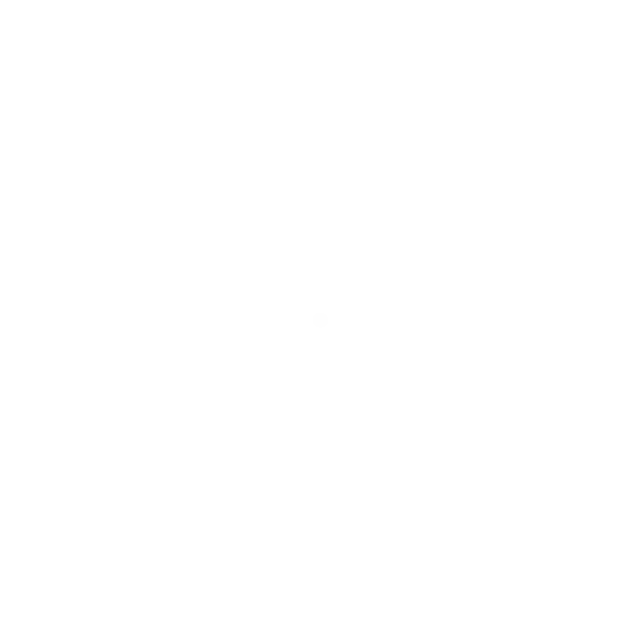
Frame 1 (no input)
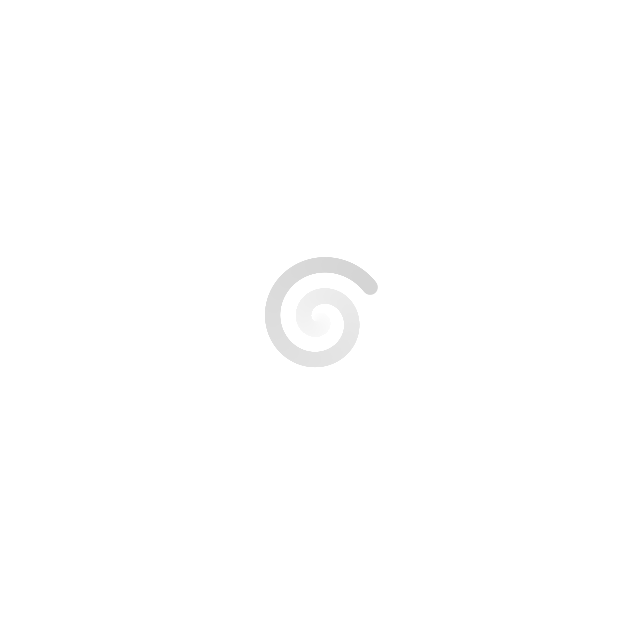
Frame 60 (the mouse pressed at the canvas centre just before this capture)
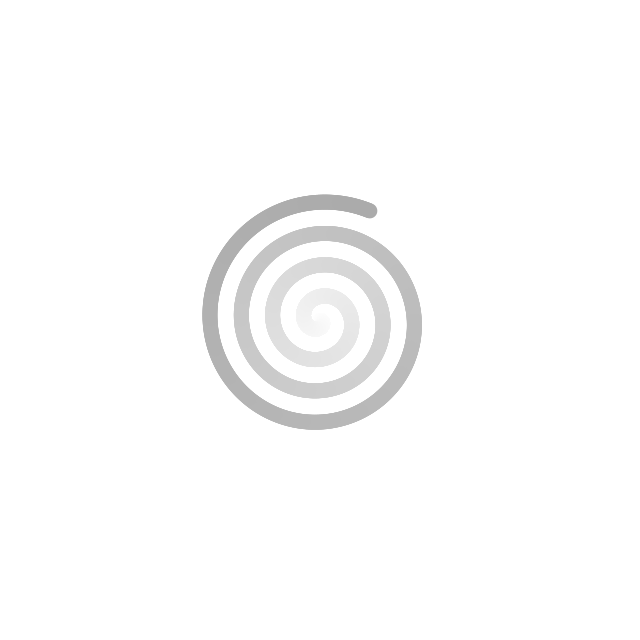
Frame 120 (the mouse held since frame 60 and released just before this capture)

The Processing sketch that drew these frames (run headless with seeded random() and noise(); from frame 60 on, the mouse is pressed at the canvas centre):

// Processing sketch: sketch_160405a
// ── sketch_160405a.pde

// PolarToCartesian
// Convert a polar coordinate (r,theta) to cartesian (x,y):  
// x = r * cos(theta)
// y = r * sin(theta)
 
float r;
float theta;

void setup() {
  size(640, 640);
  background(255);
  // Initialize all values
  r = 0;
  theta = 0;
}

void draw() {
  
  // Translate the origin point to the center of the screen
  translate(width/2, height/2);
  
  for(int i=0;i<20;++i){
    // Convert polar to cartesian
    float x = r * cos(theta);
    float y = r * sin(theta);
    
    // Draw the ellipse at the cartesian coordinate
    ellipseMode(CENTER);
    fill(255-r*0.7);
    noStroke();
    ellipse(x, y, 15, 15);
    
    // Increase the angle over time
    theta += 0.01;
    r+=0.05; 
  }
}
